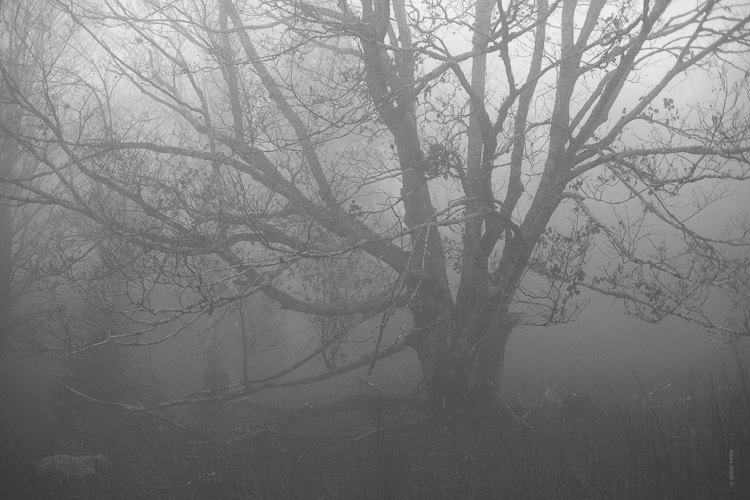
#> input picture my_answers/Lesson6/img/tree.jpg, 750 x 500 px
$ python canny_edge_equalization.py
#> lines starting #> are read from the running program, lines starting #| are printed output that depends on the picture; after the words box and inside, x2 and y2 are one past the last pixel; in counts of white or black regions, pixels touching at a corner belong together
import cv2
import numpy as np
import matplotlib.pyplot as plt

def show_image(image, cmap = None, fig_size = (10, 10)):
    fig, ax = plt.subplots(figsize=fig_size)
    ax.imshow(image, cmap = cmap)
    ax.axis('on')
    plt.show()


image = cv2.imread('../img/tree.jpg')
#> image is the input picture: shape (500, 750, 3); min 54, max 243, mean 127.3
show_image(image)

# Performing Canny Edge Detection  on the original version of an image
gray = cv2.cvtColor(image, cv2.COLOR_BGR2GRAY)
eq = cv2.equalizeHist(gray)
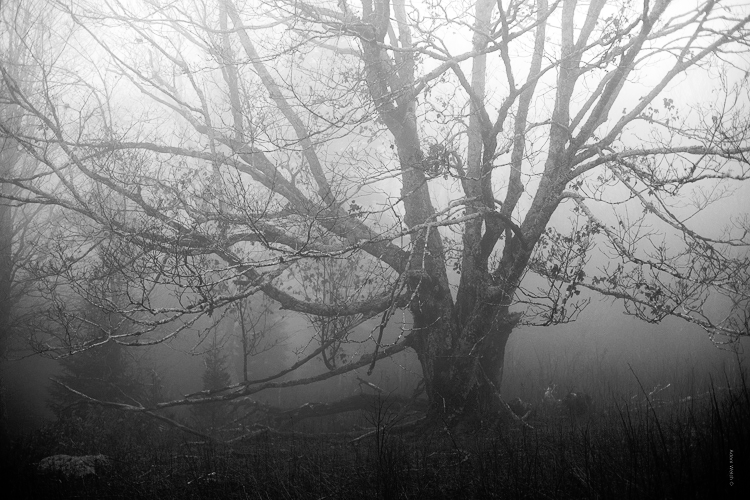
#> eq: shape (500, 750); min 0, max 255, mean 128.4

# show our images
plt.figure(figsize=(20,10))
plt.subplot(221)
plt.imshow(gray, cmap ='gray')
plt.title('Original'), plt.xticks([]), plt.yticks([])

plt.subplot(222)
plt.imshow(eq, cmap ='gray')
plt.title('Image Equalisation'), plt.xticks([]), plt.yticks([])

# Canny Edge Detection for the Original
edges = cv2.Canny(gray, 10, 250)
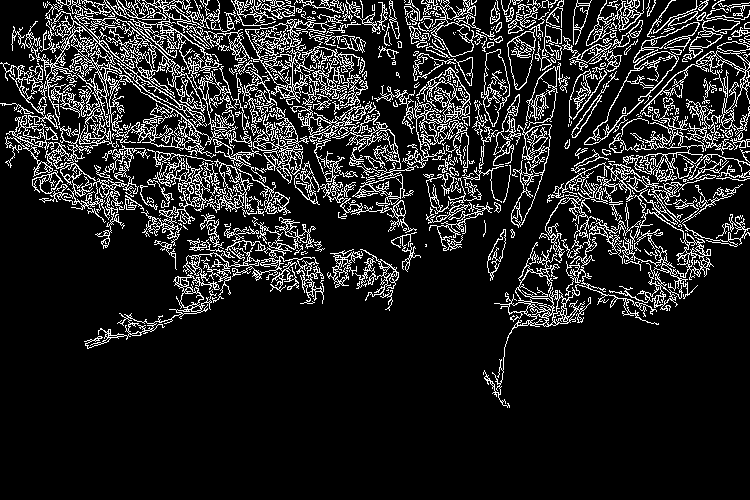
#> edges: shape (500, 750); 13.8% white in thin lines or dots, all inside (x1, y1, x2, y2) = (0, 0, 750, 408)

plt.subplot(223),plt.imshow(edges,cmap = 'gray')
plt.title('Canny Edge of Original Image'), plt.xticks([]), plt.yticks([])


#Canny Edge Detection for the Equlized Image
edges_eq = cv2.Canny(eq, 10, 250)
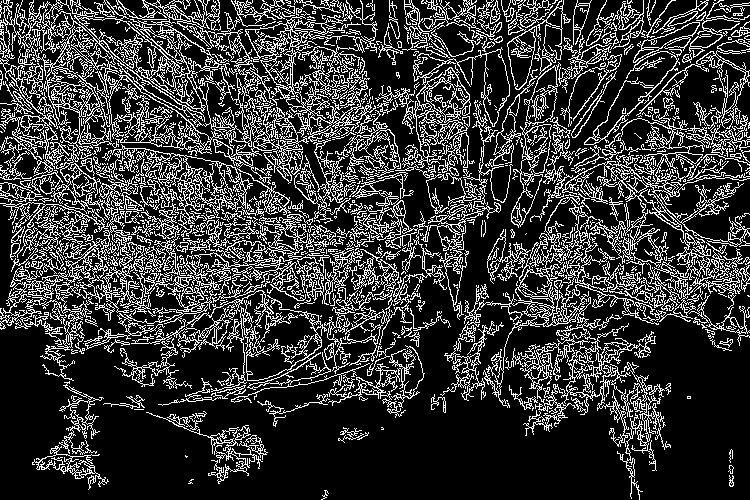
#> edges_eq: shape (500, 750); 22% white in thin lines or dots

plt.subplot(224),plt.imshow(edges_eq,cmap = 'gray')
plt.title('Canny Edge of Equalized Image'), plt.xticks([]), plt.yticks([])

plt.show()
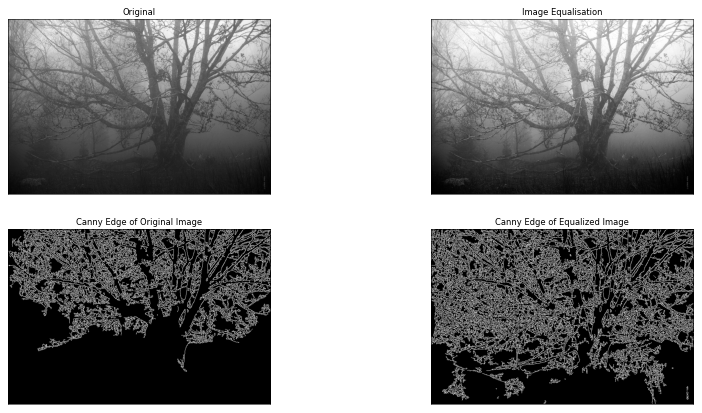
#> figure drawn by matplotlib, 4 panels

$ run again, with my_answers/Lesson6/img/landscape.jpg copied over my_answers/Lesson6/img/tree.jpg
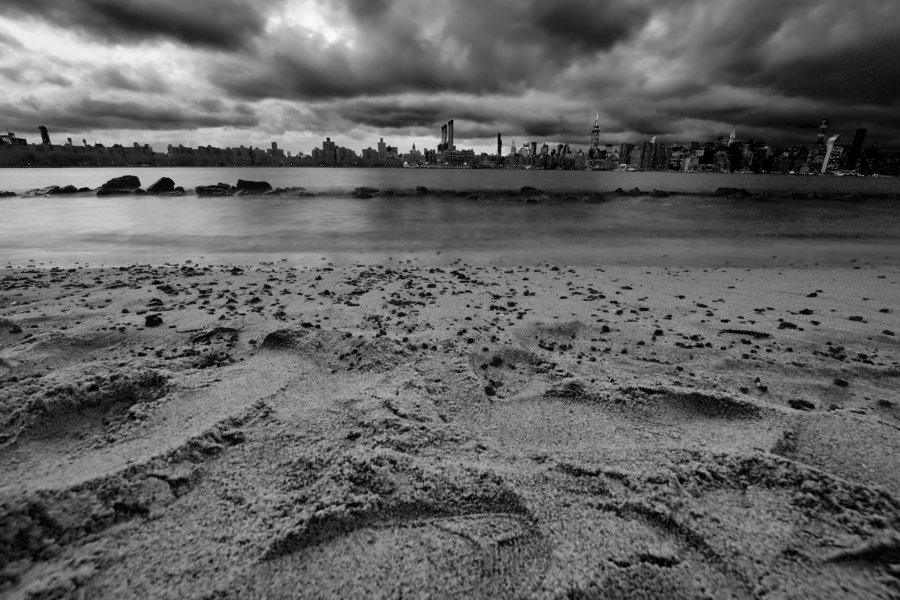
#> input picture my_answers/Lesson6/img/landscape.jpg, 900 x 600 px
#> image is the input picture: shape (600, 900, 3); min 0, max 250, mean 98.2
#> `edges = cv2.Canny(gray, 10, 250)`:
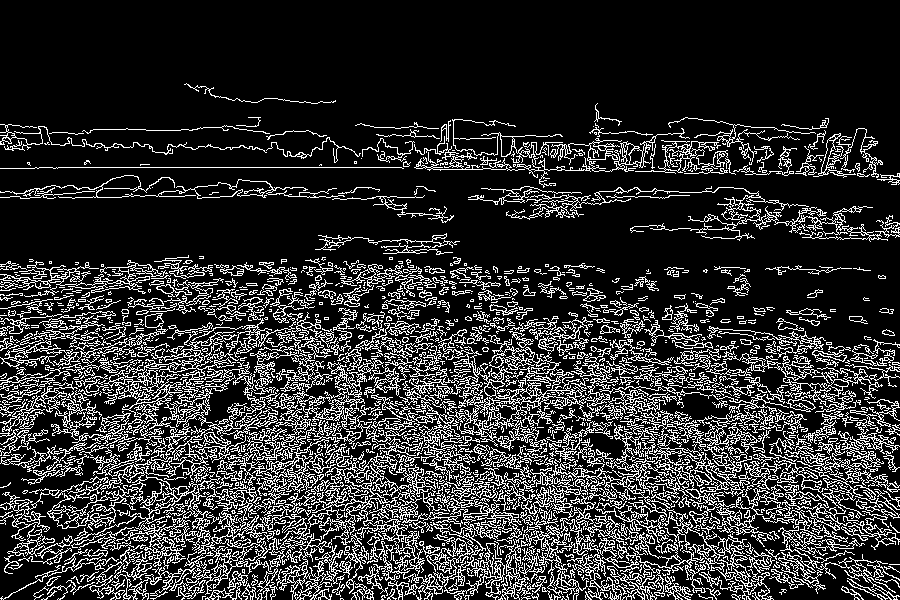
#> edges: shape (600, 900); 18.8% white in thin lines or dots, all inside (x1, y1, x2, y2) = (0, 83, 900, 600)
#> edges_eq: shape (600, 900); 21.2% white in thin lines or dots
#> `plt.show()`:
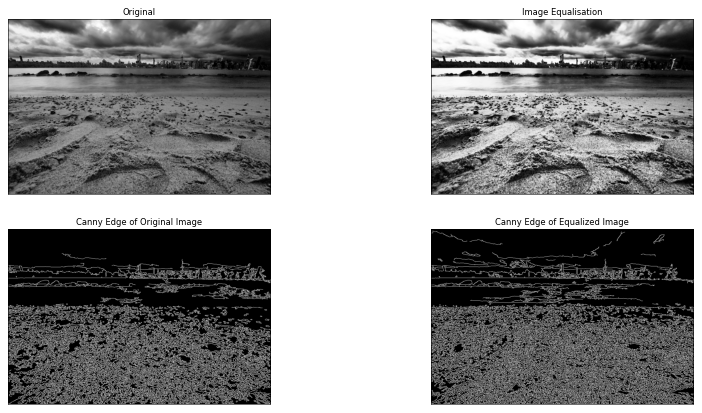
#> figure drawn by matplotlib, 4 panels

$ run again, with my_answers/Lesson6/img/lego.jpg copied over my_answers/Lesson6/img/tree.jpg
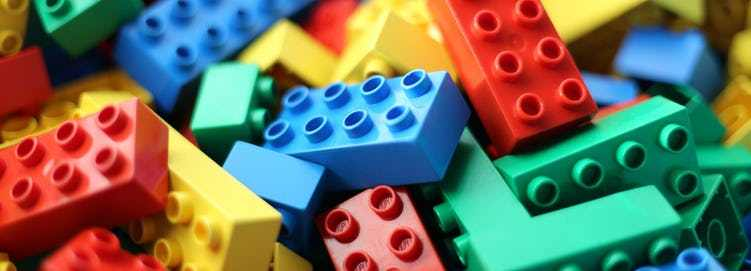
#> input picture my_answers/Lesson6/img/lego.jpg, 751 x 271 px
#> image is the input picture: shape (271, 751, 3); mean B, G, R 94, 113, 108.7
#> `edges = cv2.Canny(gray, 10, 250)`:
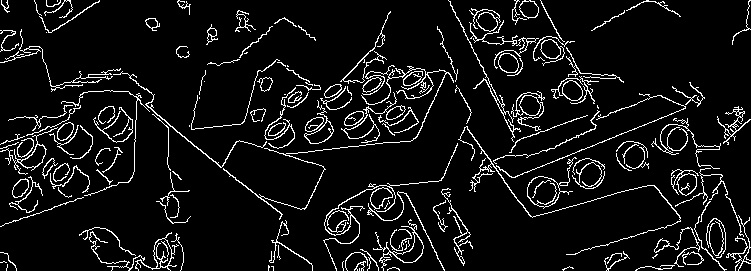
#> edges: shape (271, 751); 7.6% white in thin lines or dots
#> `edges_eq = cv2.Canny(eq, 10, 250)`:
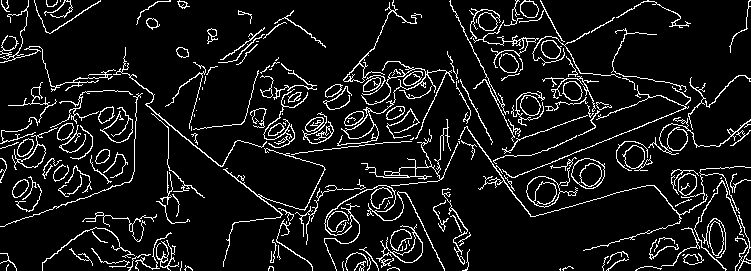
#> edges_eq: shape (271, 751); 8.9% white in thin lines or dots
